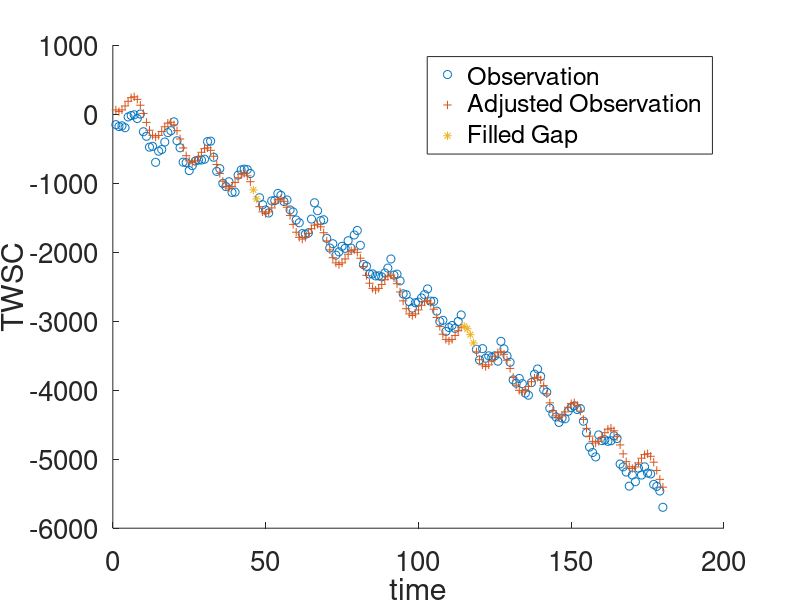
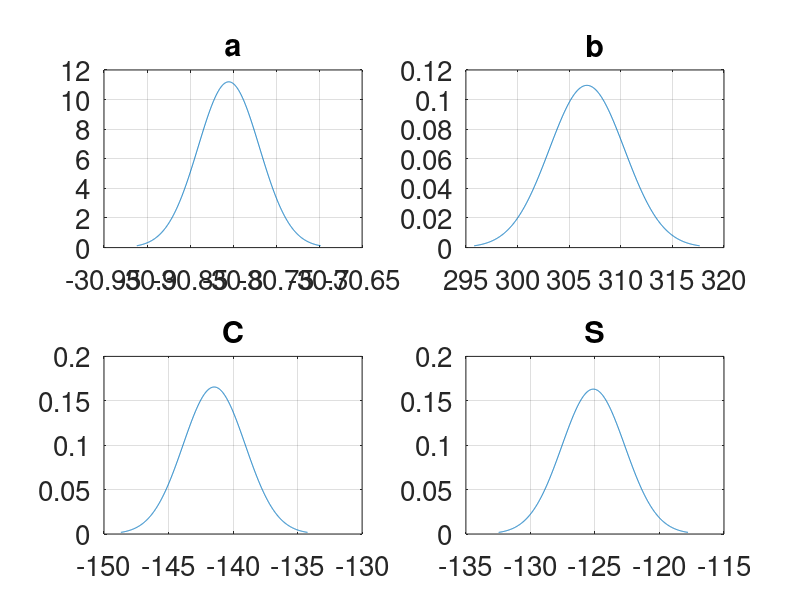
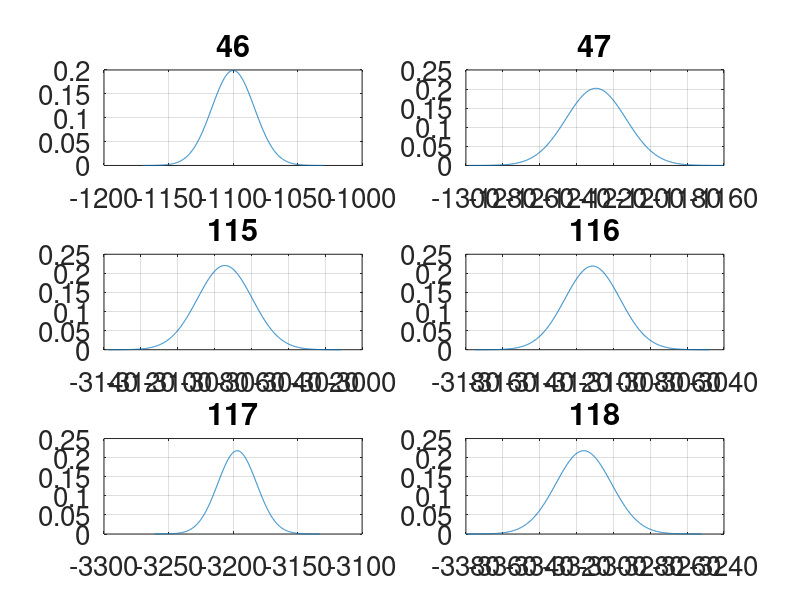
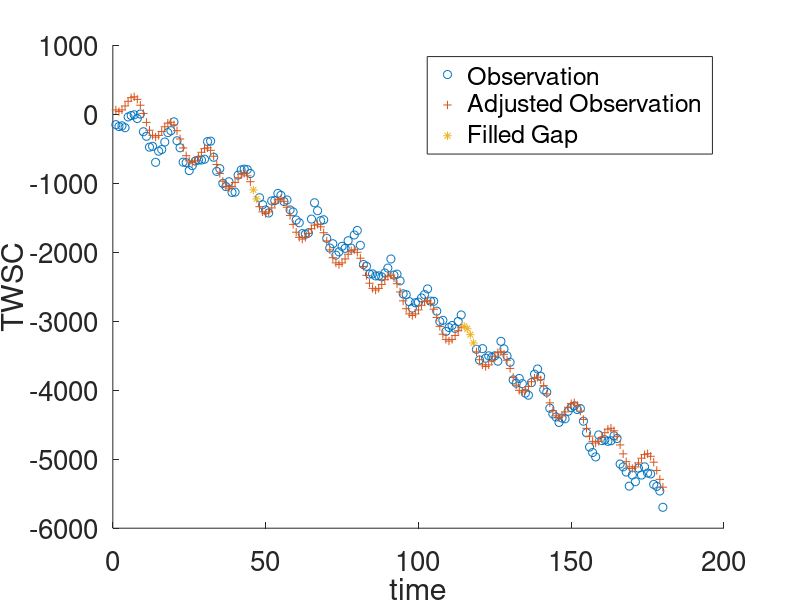

Reproduce these figures in MATLAB, in order.
clc
close all
clear

load('sim_TWS_Greenland.mat')
t = data_real(:,1); 
s = data_real(:,2);
len = length(t);

% c
A = [t, ones(len,1), cos(2 * pi * t / 12), sin(2 * pi * t / 12)];
x_dach = (A'* A) \ A'* s;
s_dach = A * x_dach;

e_dach = s - A * x_dach;
sigma = e_dach' * e_dach / (len - length(x_dach));
Sigma_xx = sigma * inv(A'* A);
Sigma_yy = A * Sigma_xx * A';


t_new = [46;47;115;116;117;118];
len2 = length(t_new);
A_new = [t_new, ones(len2,1), cos(2 * pi * t_new / 12), sin(2 * pi * t_new / 12)];
s_new = A_new * x_dach;
Sigma_ynyn = A_new * Sigma_xx * A_new';

figure
hold on
scatter(t,s,'o')
scatter(t,s_dach,'+')
scatter(t_new,s_new,'*')
xlabel('time')
ylabel('TWSC')
set(gca,'FontSize', 20);
legend('Observation','Adjusted Observation','Filled Gap')
saveas(gca,'gapfilling.png')

%% 
Sigma_yy2 = diag(diag(Sigma_yy));
Sigma_xx2 = diag(diag(Sigma_xx));
D = inv(A' * inv(Sigma_yy2) * A + inv(Sigma_xx2));
mu = D * (A' * inv(Sigma_yy2)  * s + inv(Sigma_xx2) * x_dach);
std_xx = diag(sqrt(D));
pts = cell(4,1);
Prior = cell(4,1);

figure
lab = {'a','b','C','S'};
for i = 1:4
    pts{i} = linspace(mu(i) - 3 * std_xx(i),mu(i) + 3 * std_xx(i),999);
    Prior{i} = pdf('Normal',pts{i},mu(i),std_xx(i));
    subplot(2,2,i)
    plot(pts{i},Prior{i})
    title(lab{i})
    grid on
    set(gca,'FontSize', 20);
end
set(gca,'FontSize', 20);
saveas(gca,'paradist.png')


pts_s = cell(6,1);
Prob_yn = cell(6,1);
Prob_yn_x = cell(6,1);
std_ynyn = sqrt(diag(Sigma_ynyn));
figure
for i = 1:6
    pts_s{i} = linspace(s_new(i) - 3 * std_ynyn(i), s_new(i) + 3 * std_ynyn(i), 999);
    Prob_yn{i} = pdf('Normal',pts_s{i},s_new(i),std_ynyn(i));
    Prob_yn_x{i} = Prob_yn{i} .* Prior{1} + Prob_yn{i} .* Prior{2} + Prob_yn{i} .* Prior{3} + Prob_yn{i} .* Prior{4};
    subplot(3,2,i)
    plot(pts_s{i},Prob_yn_x{i})
    title(t_new(i))
    set(gca,'FontSize', 20);
    grid on
end
saveas(gca,'paradist2.png')


%% 
A2 = [t.^2, t, ones(len,1), cos(2 * pi * t / 12), sin(2 * pi * t / 12)];
x_dach = (A'* A) \ A'* s;
s_dach = A * x_dach;

e_dach = s - A * x_dach;
sigma = e_dach' * e_dach / (len - length(x_dach));
Sigma_xx = sigma * inv(A'* A);
Sigma_yy = A * Sigma_xx * A';


t_new = [46;47;115;116;117;118];
len2 = length(t_new);
A_new = [t_new, ones(len2,1), cos(2 * pi * t_new / 12), sin(2 * pi * t_new / 12)];
s_new = A_new * x_dach;
Sigma_ynyn = A_new * Sigma_xx * A_new';

figure
hold on
scatter(t,s,'o')
scatter(t,s_dach,'+')
scatter(t_new,s_new,'*')
xlabel('time')
ylabel('TWSC')
set(gca,'FontSize', 20);
legend('Observation','Adjusted Observation','Filled Gap')
saveas(gca,'gapfilling.png')

%% 
Sigma_yy2 = diag(diag(Sigma_yy));
Sigma_xx2 = diag(diag(Sigma_xx));
D = inv(A' * inv(Sigma_yy2) * A + inv(Sigma_xx2));
mu = D * (A' * inv(Sigma_yy2)  * s + inv(Sigma_xx2) * x_dach);
std_xx = diag(sqrt(D));
pts = cell(4,1);
Prior = cell(4,1);

figure
lab = {'a','b','C','S'};
for i = 1:4
    pts{i} = linspace(mu(i) - 3 * std_xx(i),mu(i) + 3 * std_xx(i),999);
    Prior{i} = pdf('Normal',pts{i},mu(i),std_xx(i));
    subplot(2,2,i)
    plot(pts{i},Prior{i})
    title(lab{i})
    grid on
    set(gca,'FontSize', 20);
end
set(gca,'FontSize', 20);



pts_s = cell(6,1);
Prob_yn2 = cell(6,1);
Prob_yn_x2 = cell(6,1);
std_ynyn2 = sqrt(diag(Sigma_ynyn));
figure
for i = 1:6
    pts_s{i} = linspace(s_new(i) - 3 * std_ynyn2(i), s_new(i) + 3 * std_ynyn2(i), 999);
    Prob_yn2{i} = pdf('Normal',pts_s{i},s_new(i),std_ynyn2(i));
    Prob_yn_x2{i} = Prob_yn2{i} .* Prior{1} + Prob_yn2{i} .* Prior{2} + Prob_yn2{i} .* Prior{3} + Prob_yn2{i} .* Prior{4};
    subplot(3,2,i)
    plot(pts_s{i},Prob_yn_x2{i})
    title(t_new(i))
    set(gca,'FontSize', 20);
    grid on
end

% vergleich = cell(1,6);
% for i = 1:6
%     vergleich{i} = Prob_yn_x2{i} ./ Prob_yn_x{i};
%     plot()
% end